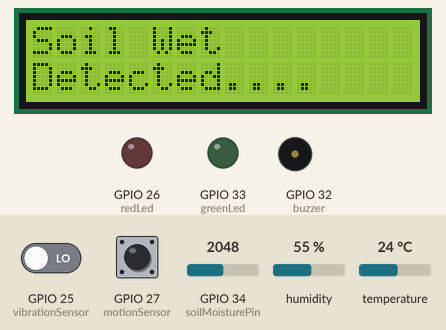
This sketch was run on a simulated ESP32. Shown: 16×2 character LCD, output pins drawn as LEDs (lit = HIGH), buzzer (waves = sounding, pin HIGH). Dashed ring = blinking. Inputs (shaded band) come from the test bench; at power-on: humidity 55 %, GPIO 25 (vibrationSensor) LOW, GPIO 27 (motionSensor) HIGH, GPIO 34 (soilMoisturePin) = 2048, temperature 24 °C. WiFi joins after 1.5 s; servers stay silent unless stated; uploads are accepted with an empty reply; what the sketch prints to the serial monitor is not drawn.

Above: at 11.8 s.
11.9 s: humidity set to 68 %
At 12.15 s:
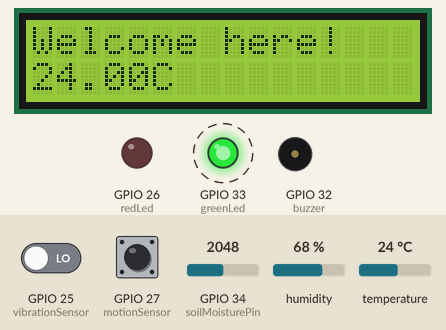
17.2 s: GPIO 25 (vibrationSensor) driven HIGH
At 18.8 s:
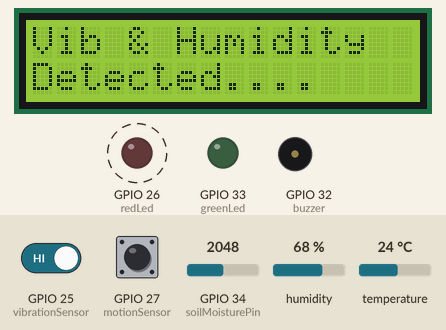
22.2 s: humidity set to 22 %
At 26.3 s:
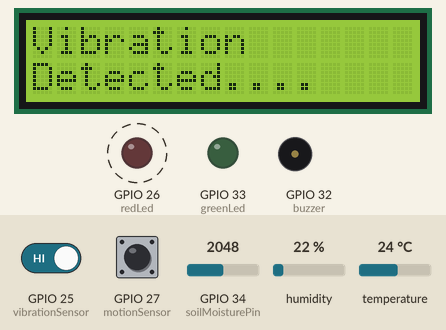
29.7 s: humidity set to 88 %
At 33.1 s:
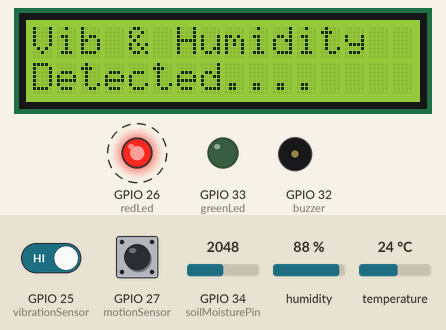
34.7 s: humidity set to 40 %
At 38.1 s:
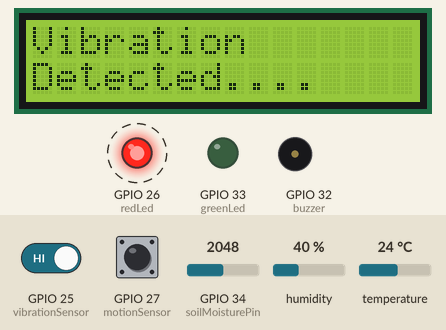
39.7 s: GPIO 27 (motionSensor) pulsed LOW 2 times (0.12 s each, 0.3 s apart)
At 41.8 s:
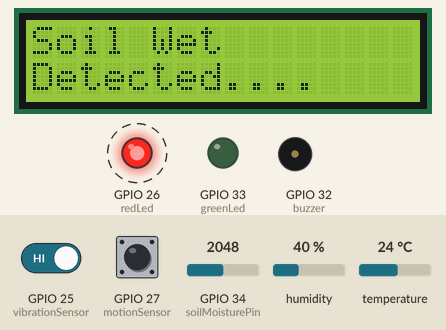
Timing chart, 0 to 42.8 s (numbered marks = the images above; inputs shaded):
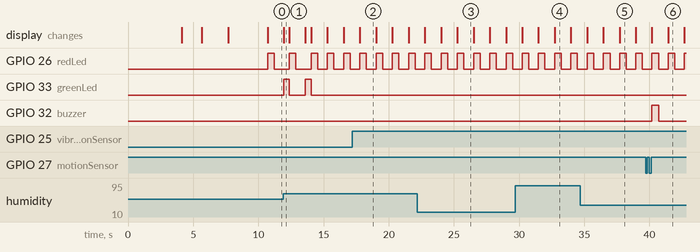

The sketch:

fullcodes.ino
```cpp
#include <WiFi.h>
#include <HTTPClient.h>
#include <WiFiClientSecure.h>
#include <LiquidCrystal_I2C.h>
#include "DHT.h"

// WiFi credentials
const char* WIFI_SSID = "Benitha";
const char* WIFI_PASSWORD = "07/1/20_24";

// Server URL (change as needed)
const char* SERVER_URL = "http://mining.aimedidierm.xyz/api/hardware";

const int timeSeconds = 3;
const int DHT11PIN = 23;
const int lcdColumns = 16;
const int lcdRows = 2;
const int redLed = 26;
const int greenLed = 33;
const int buzzer = 32;
const int vibrationSensor = 25;
const int motionSensor = 27;
const int soilMoisturePin = 34;


const int soilMoistureThreshold = 1500;
const int humiHigher = 60;

int soilMoistureValue = 0;
int vibration = 0;

char incidentMessage[] = "Sample";

LiquidCrystal_I2C lcd(0x27, lcdColumns, lcdRows);
DHT dht(DHT11PIN, DHT11);

unsigned long now = millis();
unsigned long lastTrigger = 0;
boolean startTimer = false;
boolean motion = false;

void IRAM_ATTR detectsMovement() {
  startTimer = true;
  lastTrigger = millis();
}

void setup() {
  dht.begin();
  lcd.init();
  lcd.backlight();
  Serial.begin(115200);

  pinMode(redLed, OUTPUT);
  pinMode(greenLed, OUTPUT);
  pinMode(buzzer, OUTPUT);
  pinMode(vibrationSensor, INPUT);
  pinMode(motionSensor, INPUT_PULLUP);
  attachInterrupt(digitalPinToInterrupt(motionSensor), detectsMovement, RISING);
  pinMode(soilMoisturePin, INPUT);
  digitalWrite(redLed, LOW);
  digitalWrite(greenLed, LOW);
  digitalWrite(buzzer, LOW);

  lcd.setCursor(0, 0);
  lcd.print("IoT based Mining");
  lcd.setCursor(0, 1);
  lcd.print("Security System");
  delay(4000);

  connectToWiFi();

  lcd.clear();
  lcd.setCursor(0, 0);
  lcd.print("System Ready");
  delay(3000);
}

void loop() {
  now = millis();
  float humi = dht.readHumidity();
  float temp = dht.readTemperature();
  soilMoistureValue = analogRead(soilMoisturePin);
  vibration = digitalRead(vibrationSensor);

  digitalWrite(buzzer, LOW);

  if (soilMoistureValue > soilMoistureThreshold) {
    strcpy(incidentMessage, "Soil Wet");
    handleSoilMoistureIncident(temp, humi, soilMoistureValue);
  }

  if (digitalRead(vibrationSensor) && humi > humiHigher) {
    strcpy(incidentMessage, "Vib & Humidity");
    if (startTimer && !motion) {
      motion = true;
      incidentWithMotion(temp, humi);
    } else {
      incidentWithoutMotion(temp, humi);
    }
  } else if (digitalRead(vibrationSensor)) {
    strcpy(incidentMessage, "Vibration");
    if (startTimer && !motion) {
      motion = true;
      incidentWithMotion(temp, humi);
    } else {
      incidentWithoutMotion(temp, humi);
    }
  } else if (humi > humiHigher) {
    strcpy(incidentMessage, "Humidity");
    if (startTimer && !motion) {
      motion = true;
      incidentWithMotion(temp, humi);
    } else {
      incidentWithoutMotion(temp, humi);
    }
  } else {
    lcd.clear();
    lcd.setCursor(0, 0);
    lcd.print("Welcome here!");
    lcd.setCursor(0, 1);
    lcd.print((String)temp + "C");
    digitalWrite(greenLed, HIGH);
    motion = false;
    delay(400);
  }

  Serial.print("Temperature: ");
  Serial.print(temp);
  Serial.print("ºC ");
  Serial.print("Humidity: ");
  Serial.print(humi);
  Serial.print(" Soil Moisture: ");
  Serial.print(soilMoistureValue);
  Serial.print(" Vibration: ");
  Serial.print(vibration);
  Serial.println("");
}

void connectToWiFi() {
  WiFi.mode(WIFI_STA);
  WiFi.begin(WIFI_SSID, WIFI_PASSWORD);
  Serial.print("Connecting to WiFi");
  lcd.clear();
  lcd.setCursor(0, 0);
  lcd.print("Connecting to");
  lcd.setCursor(0, 1);
  lcd.print("Connecting to WiFi");

  unsigned long startAttemptTime = millis();
  while (WiFi.status() != WL_CONNECTED && millis() - startAttemptTime < 10000) {
    delay(500);
    Serial.print(".");
  }

  if (WiFi.status() == WL_CONNECTED) {
    Serial.println("\nConnected to WiFi");
    Serial.print("IP Address: ");
    Serial.println(WiFi.localIP());
    lcd.clear();
    lcd.setCursor(0, 0);
    lcd.print("Connected, IP:");
    lcd.setCursor(0, 1);
    lcd.print(WiFi.localIP());
    delay(2000);
  } else {
    Serial.println("\nFailed to connect to WiFi");
    lcd.clear();
    lcd.setCursor(0, 0);
    lcd.print("Failed to connect");
    delay(2000);
  }
}

void sendIncidentToServer(String incidentType, float temperature, float humidity) {
  if (WiFi.status() == WL_CONNECTED) {
    WiFiClientSecure  client; // Use WiFiClient for HTTP requests
    client.setInsecure();
    HTTPClient http;

    String jsonPayload = "{";
    jsonPayload += "\"incident\": \"" + incidentType + "\",";
    jsonPayload += "\"temperature\": \"" + String(temperature) + "\",";
    jsonPayload += "\"moisture_level\": \"" + String(soilMoistureValue) + "\",";
    jsonPayload += "\"vibration_level\": \"" + String(vibration) + "\",";
    jsonPayload += "\"motion_level\": " + String(motion) + ",";
    jsonPayload += "\"humidity\": \"" + String(humidity);
    jsonPayload += "\"}";

    Serial.print("Sending JSON: ");
    Serial.println(jsonPayload);

    if (http.begin(client, "https://restroom.rwandahouseland.com")) {  // Pass WiFiClient and URL
      http.addHeader("Content-Type", "application/json");  // Specify content type

      int httpResponseCode = http.POST(jsonPayload);  // Send the POST request

      // Check the response code
      if (httpResponseCode > 0) {
        Serial.print("HTTP Response code: ");
        Serial.println(httpResponseCode);
        String response = http.getString();  // Get the response payload
        Serial.println("Response: ");
        Serial.println(response);
      } else {
        Serial.print("Error on sending POST: ");
        Serial.println(httpResponseCode);
      }

      http.end();  // End the HTTP connection
    } else {
      Serial.println("HTTPClient failed to begin");
    }
  } else {
    Serial.println("Error: Not connected to Wi-Fi.");
  }
}

void incidentWithoutMotion(float temp, float humi) {
  lcd.clear();
  lcd.setCursor(0, 0);
  lcd.print(incidentMessage);
  lcd.setCursor(0, 1);
  lcd.print("Detected....");
  digitalWrite(redLed, HIGH);
  digitalWrite(greenLed, LOW);
  delay(500);
  digitalWrite(redLed, LOW);
  delay(500);

  // Send incident details to the server
  sendIncidentToServer(incidentMessage, temp, humi);
}

void incidentWithMotion(float temp, float humi) {
  lcd.clear();
  lcd.setCursor(0, 0);
  lcd.print(incidentMessage);
  lcd.setCursor(0, 1);
  lcd.print("Detected....");
  digitalWrite(redLed, HIGH);
  digitalWrite(greenLed, LOW);
  digitalWrite(buzzer, HIGH);
  delay(500);
  digitalWrite(redLed, LOW);
  digitalWrite(buzzer, LOW); // Turn off the buzzer after the alert
  delay(500);

  // Send incident details to the server
  sendIncidentToServer(incidentMessage, temp, humi);
}

void handleSoilMoistureIncident(float temp, float humi, int soilMoisture) {
  lcd.clear();
  lcd.setCursor(0, 0);
  lcd.print(incidentMessage);
  lcd.setCursor(0, 1);
  lcd.print("Detected....");
  digitalWrite(redLed, HIGH);
  digitalWrite(greenLed, LOW);
  delay(500);
  digitalWrite(redLed, LOW);
  delay(500);

  // Send soil moisture incident details to the server
  sendIncidentToServer(incidentMessage, temp, humi);
}
```

Measured:
- after the input at 11.9 s, GPIO 33 (greenLed): goes on until 14.0 s, then stays LOW
- after the input at 17.2 s, the display: changes after 0.57 s (image 2)
- after the input at 22.2 s, the display: first differs from a run without the input after 3.0 s (image 3)
- after the input at 29.7 s, the display: first differs from a run without the input after 3.0 s (image 4)
- after the input at 34.7 s, the display: first differs from a run without the input after 3.0 s (image 5)
- after the input at 39.7 s, GPIO 32 (buzzer): LOW → HIGH after 0.49 s, → LOW 0.50 s later
- by itself, GPIO 26 (redLed): alternates HIGH for 0.50 s and LOW for 0.76 s
